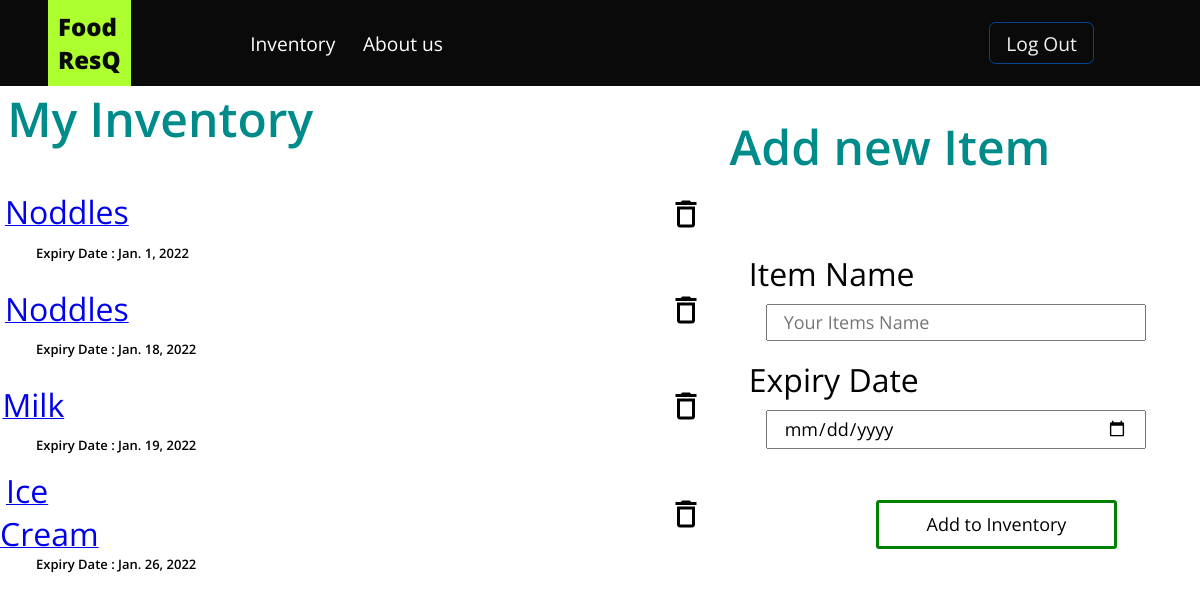
Before: /items/ (signed in) with the older database file.
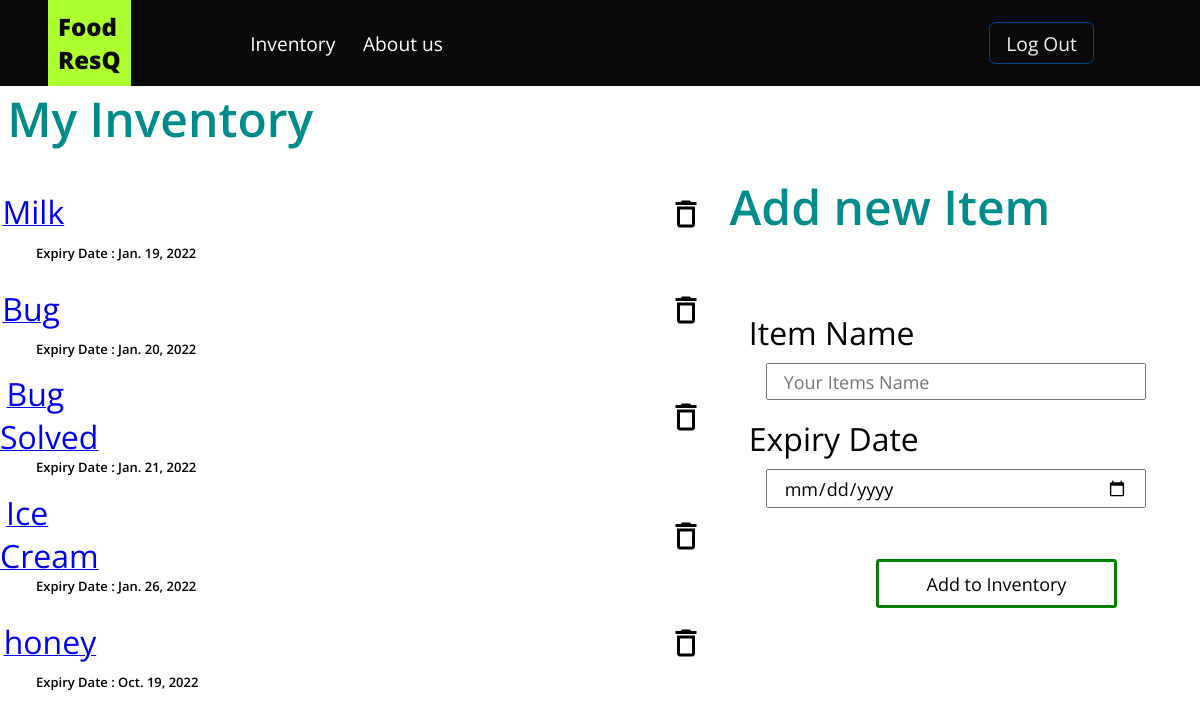
After: the same page with the newer database file.
### base/models.py (models this page shows, shortened)
class Item(models.Model):
    name = models.CharField(max_length=200)
    user = models.ForeignKey(User, on_delete=models.CASCADE , null=True)
    created = models.DateTimeField(auto_now_add=True)
    expirydate = models.DateField(null=True, blank=True)

### base/views.py (the view, shortened to what this page needs)
# urls.py: path('items/', views.userItems, name="user-items"),
@login_required(login_url='/login')
def userItems(request):
    user = User.objects.get(id=request.user.id)
    items = user.item_set.all().order_by('expirydate')
    context={'items':items}
    return render(request, 'base/items.html' , context)

### base/templates/base/items.html (shortened to what this page needs)
{% load static %}
{% include 'navbar.html' %}
<!DOCTYPE html>
<html lang="en">
<head>
</head>
<body>
    <main class="main">
        <div class="inventory">
            <lable class="inventory_heading">My Inventory</lable>
            <div class="item_container">
                {% for item in items %}
                <div class="item">
                    <div class="top">
                        <a href="{% url 'recipes' item.name %}"><lable class="item_heading">{{item.name}}</lable></a>
                        <a href="{% url 'delete-item' item.id %}"> <img src="{% static 'images/delete icon medium.png' %}" alt="" class="delete_item_btn"></a>
                    </div>
                    <div class="bottom">
                        <lable class="item_exp_date">Expiry Date : {{item.expirydate}}</lable>
                    </div>
                </div>
                {% endfor %}
            </div>
        </div>
        <div class="addItems">
            <lable class="addItem_heading">Add new Item</lable>
            <br><br><br>
           <div class="addItem_form">
              <form class="form" method="post">
                  <lable class="itemName">Item Name</lable>
                  <br>
                  <input type="text"  id="item_name_input" name="itemname" placeholder="Your Items Name" class="itemname_input">
                    <br>
                    <lable class="expiryDate">Expiry Date</lable>
                    <br>
                    <input type="date" min="2022-01-20" id="expiry_date_input" name="expirydate" class="expiry_date_input">
                    <br>
                    <button type="submit" class="submit_btn">Add to Inventory</button>
                </form>
           </div>
        </div>
    </main>
</body>
</html>

Changed rows visible on the page:
removed Item: name "Noddles", expirydate "Jan. 1, 2022"
removed Item: name "Noddles", expirydate "Jan. 18, 2022"
added Item: name "Bug", expirydate "Jan. 20, 2022"
added Item: name "Bug Solved", expirydate "Jan. 21, 2022"
added Item: name "honey", expirydate "Oct. 19, 2022"
